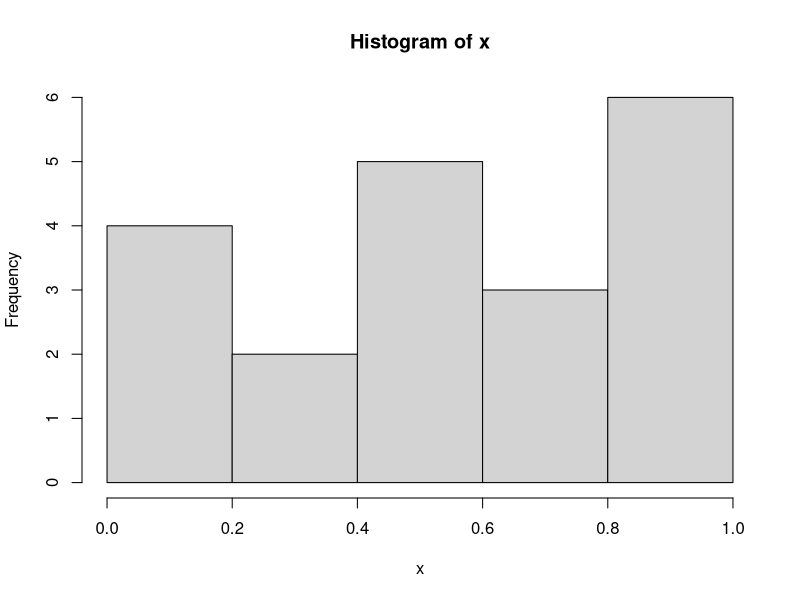

Here is the R script that generated this plot:
setwd("~/Projects/machine-learning/R_in_action/1_introduction_to_R")
options()
options(digits = 3)
x <- runif(20)
summary(x)
hist(x)
